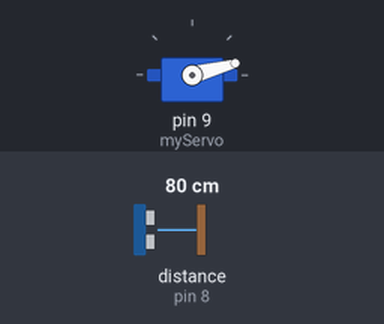
Simulated run of this sketch. Board: Arduino Uno, built with avr-gcc and run on an emulated ATmega328P. Parts: servo. Wiring (inferred from the names in the program): ultrasonic range finder: trigger pin 7; echo pin 8. The inputs (shaded band) are chosen by the test bench; at power-on: distance to the obstacle (sensor on pin 8) 80 cm. The echo pulse lasts 58.3 µs per cm; what the sketch prints to the serial monitor is not drawn.

Above: at 0.01 s.
1.3 s: distance to the obstacle (sensor on pin 8) set to 2 cm
At 2.4 s:
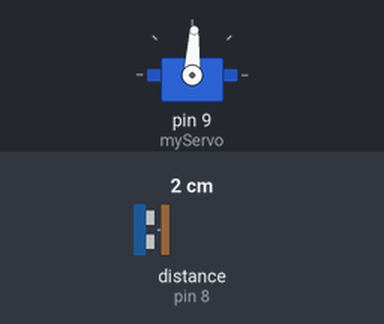
4.3 s: distance to the obstacle (sensor on pin 8) set to 299 cm
At 5.17 s:
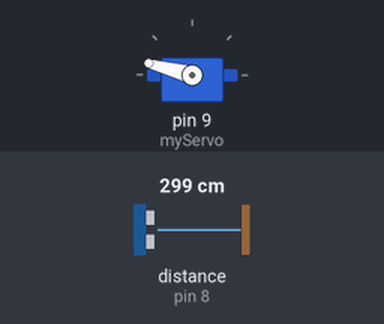
7.3 s: distance to the obstacle (sensor on pin 8) set to 4 cm
At 7.9 s:
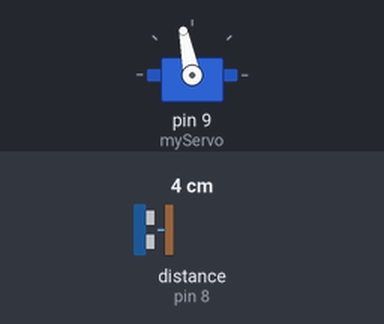
10.3 s: distance to the obstacle (sensor on pin 8) set to 35 cm
Timing chart, 0 to 14.3 s (numbered marks = the images above; inputs shaded):
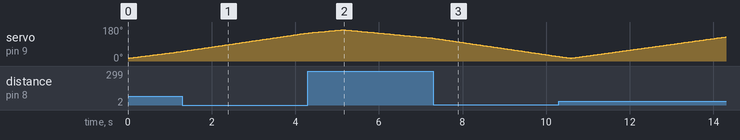

The sketch:

RadarArduino.ino
```cpp
//Burak akgumus gomulu sitemler

#include <Servo.h>

const int trigPin = 7;
const int echoPin = 8;

long zaman;
int mesafe;
Servo myServo;

void setup() {

  pinMode(trigPin, OUTPUT);
  pinMode(echoPin, INPUT);
  Serial.begin(9600);
  myServo.attach(9);
}

void loop() {

  for(int i=15;i<=165;i++){
  myServo.write(i);
  delay(30);
  mesafe = hesaplamesafe();

  Serial.print(i);
  Serial.print(",");
  Serial.print(mesafe);
  Serial.print(".");
  }

  for(int i=165;i>15;i--){
  myServo.write(i);
  delay(30);

  mesafe = hesaplamesafe();

  Serial.print(i);
  Serial.print(",");
  Serial.print(mesafe);
  Serial.print(".");
  }
}

int hesaplamesafe() {

  digitalWrite(trigPin, LOW);
  delayMicroseconds(2);
  digitalWrite(trigPin, HIGH);
  delayMicroseconds(10);
  digitalWrite(trigPin, LOW);
  zaman = pulseIn(echoPin, HIGH);
  mesafe= zaman*0.034/2;
  return mesafe;
}
//enjoy!
```
